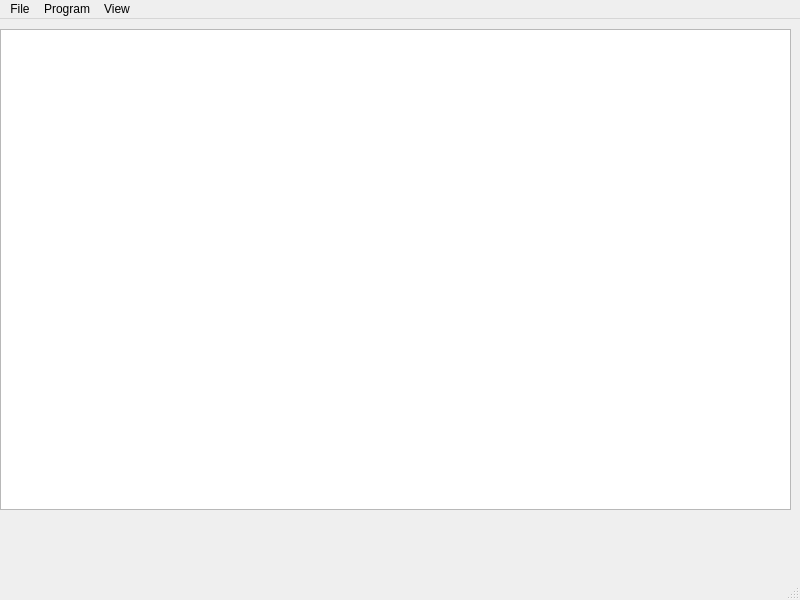
<?xml version="1.0" encoding="UTF-8"?>
<ui version="4.0">
 <class>MainWindow</class>
 <widget class="QMainWindow" name="MainWindow">
  <property name="geometry">
   <rect>
    <x>0</x>
    <y>0</y>
    <width>800</width>
    <height>600</height>
   </rect>
  </property>
  <property name="windowTitle">
   <string>MainWindow</string>
  </property>
  <widget class="QWidget" name="centralwidget">
   <widget class="QPlainTextEdit" name="textEdit">
    <property name="geometry">
     <rect>
      <x>0</x>
      <y>10</y>
      <width>791</width>
      <height>481</height>
     </rect>
    </property>
   </widget>
  </widget>
  <widget class="QMenuBar" name="menubar">
   <property name="geometry">
    <rect>
     <x>0</x>
     <y>0</y>
     <width>800</width>
     <height>22</height>
    </rect>
   </property>
   <widget class="QMenu" name="menuFile">
    <property name="title">
     <string>File</string>
    </property>
    <addaction name="actionNew"/>
    <addaction name="actionOpen"/>
    <addaction name="actionSave"/>
    <addaction name="actionSave_As"/>
   </widget>
   <widget class="QMenu" name="menuProgram">
    <property name="title">
     <string>Program</string>
    </property>
    <addaction name="actionCompile"/>
    <addaction name="actionRun"/>
   </widget>
   <widget class="QMenu" name="menuView">
    <property name="title">
     <string>View</string>
    </property>
    <addaction name="actionConsole"/>
   </widget>
   <addaction name="menuFile"/>
   <addaction name="menuProgram"/>
   <addaction name="menuView"/>
  </widget>
  <widget class="QStatusBar" name="statusbar"/>
  <action name="actionNew">
   <property name="text">
    <string>New (Ctrl+N)</string>
   </property>
  </action>
  <action name="actionOpen">
   <property name="text">
    <string>Open (Ctrl+O)</string>
   </property>
  </action>
  <action name="actionCompile">
   <property name="text">
    <string>Compile</string>
   </property>
  </action>
  <action name="actionRun">
   <property name="enabled">
    <bool>true</bool>
   </property>
   <property name="text">
    <string>Run</string>
   </property>
   <property name="visible">
    <bool>true</bool>
   </property>
  </action>
  <action name="actionLog">
   <property name="text">
    <string>Log</string>
   </property>
   <property name="visible">
    <bool>false</bool>
   </property>
   <property name="iconVisibleInMenu">
    <bool>false</bool>
   </property>
   <property name="shortcutVisibleInContextMenu">
    <bool>false</bool>
   </property>
  </action>
  <action name="actionGetInput">
   <property name="enabled">
    <bool>false</bool>
   </property>
   <property name="text">
    <string>GetInput</string>
   </property>
   <property name="visible">
    <bool>false</bool>
   </property>
   <property name="iconVisibleInMenu">
    <bool>false</bool>
   </property>
   <property name="shortcutVisibleInContextMenu">
    <bool>false</bool>
   </property>
  </action>
  <action name="actionWarn">
   <property name="text">
    <string>Warn</string>
   </property>
   <property name="visible">
    <bool>false</bool>
   </property>
   <property name="iconVisibleInMenu">
    <bool>false</bool>
   </property>
   <property name="shortcutVisibleInContextMenu">
    <bool>false</bool>
   </property>
  </action>
  <action name="actionError">
   <property name="text">
    <string>Error</string>
   </property>
   <property name="visible">
    <bool>false</bool>
   </property>
   <property name="iconVisibleInMenu">
    <bool>false</bool>
   </property>
   <property name="shortcutVisibleInContextMenu">
    <bool>false</bool>
   </property>
  </action>
  <action name="actionConsole">
   <property name="text">
    <string>Console</string>
   </property>
  </action>
  <action name="actionSave">
   <property name="text">
    <string>Save (Ctrl+S)</string>
   </property>
  </action>
  <action name="actionSave_As">
   <property name="text">
    <string>Save As (Ctrl+Shift+S)</string>
   </property>
  </action>
  <action name="actionClear">
   <property name="text">
    <string>Clear</string>
   </property>
  </action>
  <action name="actionHello">
   <property name="text">
    <string>Hello?</string>
   </property>
  </action>
 </widget>
 <resources/>
 <connections/>
</ui>
